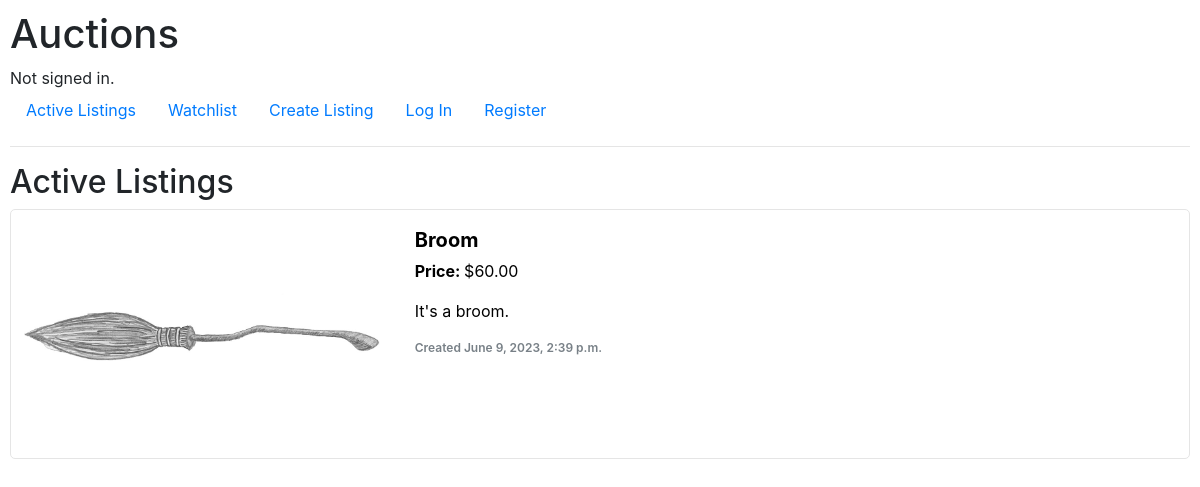
The page /listings on the database its author committed.
### auctions/models.py (models this page shows, shortened)
class Listing(models.Model):
    name = models.CharField(max_length=64)
    category = models.ForeignKey(Category, on_delete=models.RESTRICT)
    image = models.ImageField(upload_to="auctions/static/auctions")
    lister = models.ForeignKey(User, on_delete=models.CASCADE, related_name="listings")
    description = models.TextField(null=True, blank=True, max_length=500)
    time = models.DateTimeField(auto_now_add=True)
    start_price = models.DecimalField(decimal_places=2, max_digits=10)
    is_active = models.BooleanField()
    def image_name(self):
        dir = self.image.name.split("/")
        return dir[-1]
    def highest_bid(self):
        highest_bid_instance = self.bids.order_by('-bid').first()
        if highest_bid_instance:
            return highest_bid_instance.bid
        return self.start_price
    def __str__(self):
        return f"{self.name}"

class Bid(models.Model):
    bidder = models.ForeignKey(User, on_delete=models.CASCADE)
    bid = models.DecimalField(decimal_places=2, max_digits=10)
    listing = models.ForeignKey(Listing, on_delete=models.CASCADE, related_name="bids")

### auctions/views.py (the view)
# urls.py: path("listings", views.index, name="index"),
def index(request):
    listings = Listing.objects.filter(is_active=True).all()
    return render(request, "auctions/index.html", {
        "listings": listings
    })

### auctions/templates/auctions/index.html
{% extends "auctions/layout.html" %}
{% block body %}
    <h2>Active Listings</h2>
        {% for listing in listings %}
        <a class="listing-container" href="{% url 'listing' listing_id=listing.id %}">
            <img src="/static/auctions/{{ listing.image_name }}" alt="Image of {{ listing.name }}">
            <div class="listing-text">
                <p class="listing-name">{{ listing }}</p>
                <p><b>Price: </b>${{ listing.highest_bid }}</p>
                <p>{{ listing.description }}</p>
                <p class="listing-time">Created {{ listing.time }}</p>
            </div>
        </a>
        {% endfor %}
{% endblock %}

### auctions/static/auctions/styles.css (style rules this page uses)
body { padding: 10px; }
a.listing-container { color: initial; text-decoration: initial; height: 250px; width: 100%; border: 1px solid #e5e5e5; border-radius: 5px; margin-bottom: 10px; display: flex; flex-direction: row; }
img { width: 33%; height: 100%; align-self: center; object-fit: contain; }
.listing-text { padding: 15px; width: 67%; }
.listing-name { font-size: 20px; font-weight: bold; margin-bottom: 4px; }
.listing-time { font-size: 12px; color: #788087; font-weight: 600; }

### rows shown on the page
Listing: image_name (picture), name "Broom", highest_bid "60.00", description "It's a broom.", time "June 9, 2023, 2:39 p.m."
